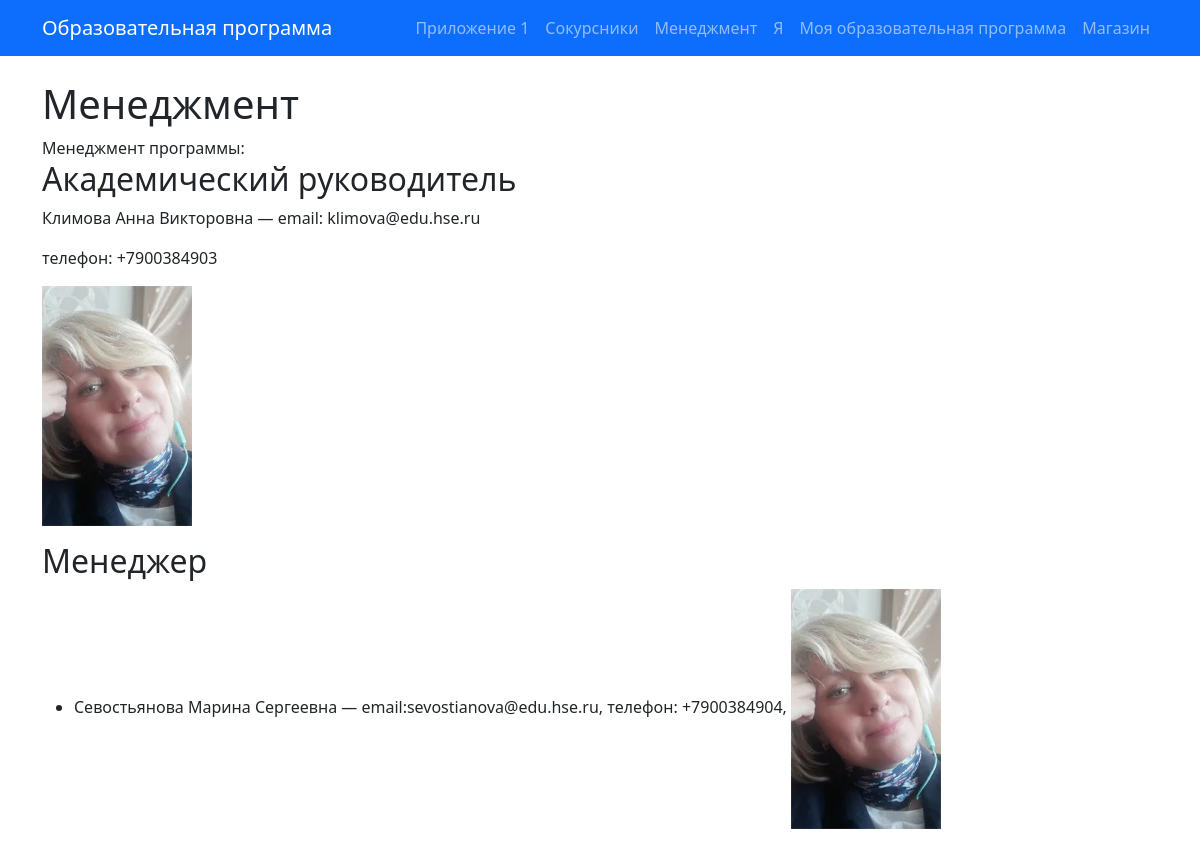
The page /page/2/ on the database its author committed.
### app2/models.py (models this page shows, shortened)
class Page(models.Model):
    title = models.CharField("Заголовок", max_length=200, unique=True)
    content = models.TextField("Контент")
    updated = models.DateTimeField("Дата обновления", auto_now=True)

### app2/views.py (the view)
# urls.py: path('page/<int:id>/', views.page_detail, name='page_detail'),
def page_detail(request, id):
    page = get_object_or_404(Page, pk=id)
    pages = Page.objects.all()
    return render(request, 'app2/page_detail.html', {'page': page,
                                                     'pages': pages})

### app2/templates/app2/page_detail.html (shortened to what this page needs)
{% extends 'base.html' %}
{% block content %}
<div class="container mt-4">
    <h1>{{ page.title }}</h1>
    <div>
        {{ page.content|safe }}
    </div>
</div>
{% endblock %}

### rows shown on the page
Page: title "Менеджмент", content "Менеджмент программы: Академический руководитель Климова Анна Викторовна — email: klimova@edu.hse.ru телефон: +7900384903 Менеджер Севостьянова Марина Сергеевна — email:sevostianova@edu.hse.ru, телефон: +7900384904,", content (picture)
